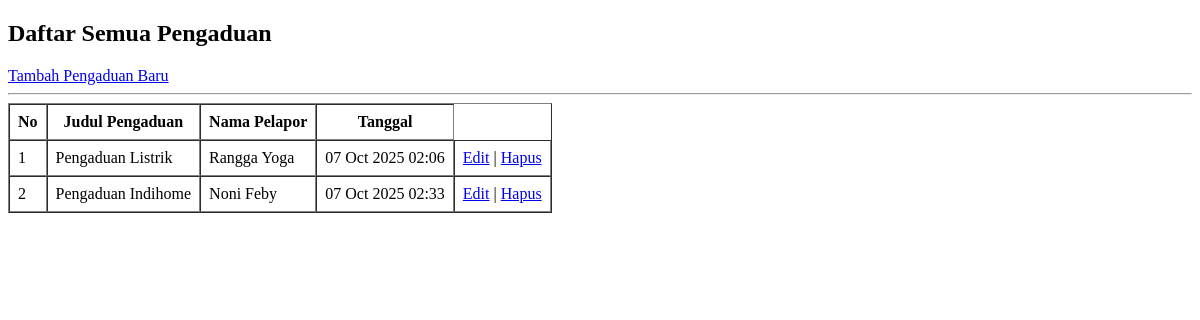
The page /warga/pengaduan/ on the database as committed earlier.
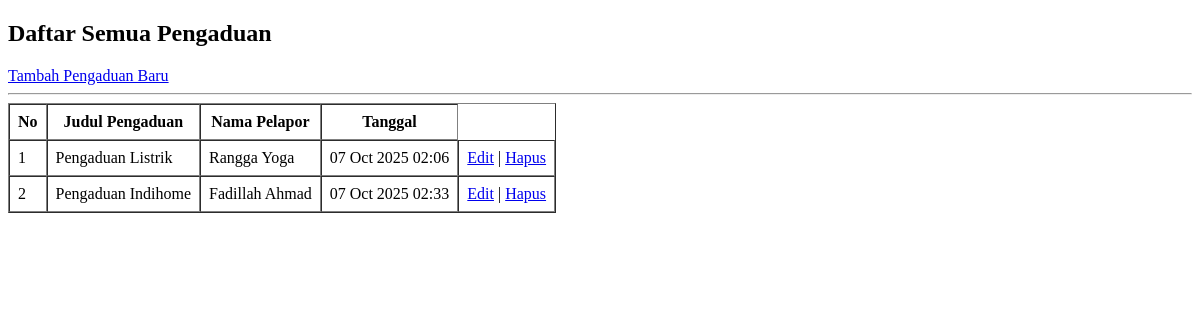
The same page on the database as committed later.
### warga/models.py (models this page shows, shortened)
class Pengaduan(models.Model):
    STATUS_CHOICES = [
        ('BARU', 'Baru'),
        ('DIPROSES', 'Diproses'),
        ('SELESAI', 'Selesai'),
    ]
    judul = models.CharField(max_length=200)
    deskripsi = models.TextField()
    status = models.CharField(max_length=10, choices=STATUS_CHOICES, default='BARU')
    tanggal_lapor = models.DateTimeField(auto_now_add=True)
    pelapor = models.ForeignKey(Warga, on_delete=models.CASCADE, related_name='pengaduan')

class Warga(models.Model):
    nik = models.CharField(max_length=16, unique=True, verbose_name="Nomor Induk Kependudukan")
    nama_lengkap = models.CharField(max_length=100, verbose_name="Nama Lengkap")
    alamat = models.TextField(verbose_name="Alamat Tinggal")
    no_telepon = models.CharField(max_length=15, blank=True, verbose_name="Nomor Telepon")
    tanggal_registrasi = models.DateTimeField(auto_now_add=True)

### warga/views.py (the view)
# urls.py: path('pengaduan/', PengaduanListView.as_view(), name='pengaduan-list'),
class PengaduanListView(ListView):
    model = Pengaduan

### warga/templates/warga/pengaduan_list.html (shortened to what this page needs)
<!DOCTYPE html>
<html>
<head>
</head>
<body>
    <h2>Daftar Semua Pengaduan</h2>
    <a href="{% url 'pengaduan-tambah' %}">Tambah Pengaduan Baru</a>
    <hr>
    <table border="1" cellspacing="0" cellpadding="8">
        <tr>
            <th>No</th>
            <th>Judul Pengaduan</th>
            <th>Nama Pelapor</th>
            <th>Tanggal</th>
        </tr>
        {% for pengaduan in pengaduan_list %}
        <tr>
            <td>{{ forloop.counter }}</td>
            <td>{{ pengaduan.judul }}</td>
            <td>{{ pengaduan.pelapor.nama_lengkap }}</td>
            <td>{{ pengaduan.tanggal_lapor|date:"d M Y H:i" }}</td>
            <td>
            <a href="{% url 'pengaduan-edit' pengaduan.pk %}">Edit</a> |
            <a href="{% url 'pengaduan-delete' pengaduan.pk %}">Hapus</a>
            </td>
        </tr>
        {% empty %}
        <tr>
            <td colspan="4">Belum ada data pengaduan.</td>
        </tr>
        {% endfor %}
    </table>
</body>
</html>

Rows that differ between the two databases and show on the page:
changed Pengaduan "Pengaduan Indihome": pelapor.nama_lengkap "Noni Feby" → "Fadillah Ahmad"
